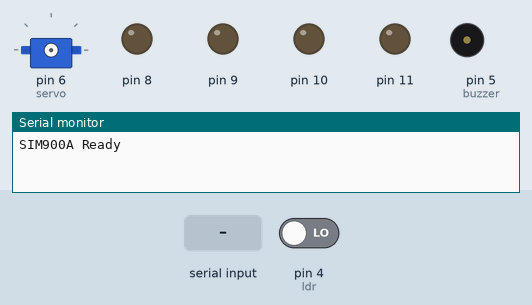
This sketch was run on a simulated Arduino Uno, built with avr-gcc and run on an emulated ATmega328P. On the bench: servo, output pins drawn as LEDs (lit = HIGH), buzzer (waves = sounding, pin HIGH), the last lines printed to the serial monitor. The inputs (shaded band) are chosen by the test bench; at power-on: pin 4 (ldr) LOW. The modem accepts every AT command (registered, SIM ready, sends succeed) and sends nothing else.

Above: at 0.01 s.
At 1.3 s:
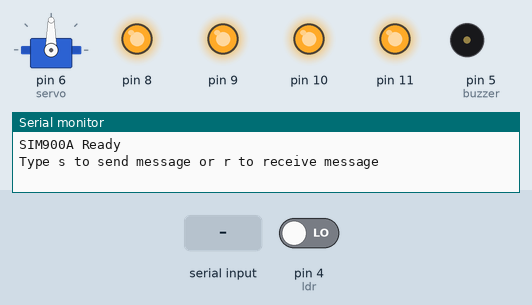
1.4 s: pin 4 (ldr) driven HIGH
At 2.0 s:
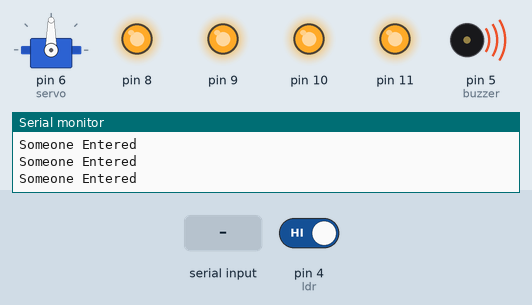
2.9 s: "s\n" received over Serial
5.4 s: byte 114 ('r') received over Serial
7.6 s: byte 100 ('d') received over Serial
9.1 s: "6395791526\n" received over the second serial link
12.1 s: "r\n" received over Serial
Timing chart, 0 to 15.1 s (numbered marks = the images above; inputs shaded):
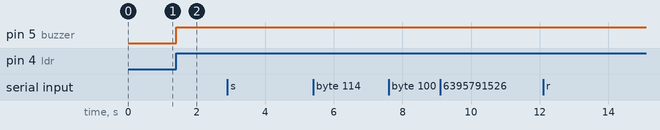

Measured:
- after the input at 1.4 s, pin 5 (buzzer): LOW → HIGH at once

The sketch:

smart_home.ino
```cpp
    #include <SoftwareSerial.h>
    #include<Servo.h>
    Servo servo;
    SoftwareSerial SIM900A(2,3);
    String data="";
    int i=0;
    char temp[50];
    int loc=0;
    int ldr=4;
    int buzzer=5;
    int smoke=A0;
    int pir=13;

    void setup()
    {
      SIM900A.begin(9600);   // Setting the baud rate of GSM Module
      Serial.begin(9600);    // Setting the baud rate of Serial Monitor (Arduino)
      Serial.println ("SIM900A Ready");
      delay(100);
      Serial.println ("Type s to send message or r to receive message");
      pinMode(8,OUTPUT);
      pinMode(9,OUTPUT);
      pinMode(10,OUTPUT);
      pinMode(11,OUTPUT);
      pinMode(ldr,INPUT);
      pinMode(smoke,INPUT);
      pinMode(buzzer,OUTPUT);
      digitalWrite(8,HIGH);
      digitalWrite(9,HIGH);
      digitalWrite(10,HIGH);
      digitalWrite(11,HIGH);
      pinMode(13,INPUT);

    servo.attach(6);

    }
    void loop()
    {
    char character;
      if (Serial.available()>0)
       switch(Serial.read())
      {
        case 's':
          SendMessage();
          break;
        case 'r':
          RecieveMessage();
          break;
        case 'd':
        Serial.println("Message:");
          Serial.print(data);
          break;
      }
     if (SIM900A.available()>0)
      {

        character=SIM900A.read();
       Serial.write(character);

       //msg[i]=SIM900A.read();

       i++;
       data +=character;
       /*if(msg==72e108l11110)
            Serial.println("Succesful");
            else
            Serial.println("Unsuccessful");*/
      }
      else
        {
          if(data=="")
          {
            }
            else
            {
      //   Serial.println("Received Message is :");
     //     Serial.print(data);
      i++;
      if(i>400)
        {
          compare();
          data="";
          i=0;
        }
        }
        }

    if(loc==1)
      {
             int smokeval=analogRead(smoke);
            // Serial.println(smokeval);

                  if(smokeval > 300)
                 {
                       digitalWrite(buzzer,HIGH);
                      // delay(700);
                      // digitalWrite(buzzer,LOW);
                      Serial.println("Fire!!!");
                       SIM900A.println("ATD+916395791526;");
                       delay(10000);
                       SIM900A.println("ATH");
                       digitalWrite(10,LOW);
                       //loc=0;

                }
                else
                 {
                    digitalWrite(buzzer,LOW);
                  }
                int ldrval=digitalRead(ldr);
        if(ldrval==HIGH)
       {
        digitalWrite(buzzer,HIGH);
       Serial.println("Someone Entered");
       }
        else
        digitalWrite(buzzer,LOW);

      int pirval=digitalRead(13);

        if(pirval==HIGH)
                {
                  Serial.println("Motion Detected");
                  digitalWrite(buzzer,HIGH);
                  SIM900A.println("ATD6395791526;");
                  delay(10000);
                  SIM900A.println("ATH");
                  }
                  else
                  {
                    digitalWrite(buzzer,LOW);
                    }
        }


int ldrval=digitalRead(ldr);
        if(ldrval==HIGH)
       {
        digitalWrite(buzzer,HIGH);
       Serial.println("Someone Entered");
       }
        else
        digitalWrite(buzzer,LOW);

   //delay(100);
    }
     void SendMessage()
    {
      Serial.println ("Sending Message");
      SIM900A.println("AT+CMGF=1");    //Sets the GSM Module in Text Mode
      delay(1000);
      Serial.println ("Set SMS Number");
      SIM900A.println("AT+CMGS=\"+916395791526\"\r"); //Mobile phone number to send message
      delay(1000);
      Serial.println ("Set SMS Content");
      SIM900A.println("Good morning, how are you doing?");// Messsage content
      delay(100);
      Serial.println ("Finish");
      SIM900A.println((char)26);// ASCII code of CTRL+Z
      delay(1000);
      Serial.println ("Message has been sent ->SMS Selesai dikirim");
    }
     void RecieveMessage()
    {
      Serial.println ("SIM900A Membaca SMS");
    //  delay (1000);
      SIM900A.println("AT+CNMI=2,2,0,0,0"); // AT Command to receive a live SMS
      //delay(1000);
      Serial.write ("Unread Message done");
     }
     void compare()
     {
          Serial.println("comparing string"+data);

      int len=data.length();
      Serial.println(len);
      data.trim();
      Serial.println("Message is : "+data+"\n");
      Serial.println("Number is : "+data.substring(10,20));
      if(data.endsWith("R1OFF") )
        {
          digitalWrite(8,HIGH);
          Serial.println("Lights OFF");
          return;
          }
         if(data.endsWith("R1ON"))
         {
          Serial.println("Lights ON");
          digitalWrite(8,LOW);
          return;
          }

         if(data.endsWith("R2OFF") )
        {
          digitalWrite(9,HIGH);
          Serial.println("Lights 2 OFF");
          return;
          }
         if(data.endsWith("R2ON"))
         {
          Serial.println("Lights 2 ON");
          digitalWrite(9,LOW);
          return;
          }


   if(data.endsWith("R3OFF") )
        {
          digitalWrite(10,HIGH);
          Serial.println("Lights 3 OFF");
          return;
          }
         if(data.endsWith("R3ON"))
         {
          Serial.println("Lights 3 ON");
          digitalWrite(10,LOW);
          return;
          }

   if(data.endsWith("R4OFF") )
        {
          digitalWrite(11,HIGH);
          Serial.println("Lights 4 OFF");
          return;
          }
         if(data.endsWith("R4ON"))
         {
          Serial.println("Lights 4 ON");
          digitalWrite(11,LOW);
          return;
          }

          if(data.substring(11,21)=="6395791526")
          {
            Serial.println("call receiving");
            SIM900A.println("ATA");
            }


               if(data.endsWith("ALLOFF") )
        {
          digitalWrite(8,HIGH);
          digitalWrite(9,HIGH);
          digitalWrite(10,HIGH);
          digitalWrite(11,HIGH);

          Serial.println("Lights OFF");
          return;
          }
         if(data.endsWith("ALLON"))
         {
          Serial.println("Lights ON");
          digitalWrite(8,LOW);
          digitalWrite(9,LOW);
          digitalWrite(10,LOW);
          digitalWrite(11,LOW);

          return;
          }
          if(data.endsWith("OUT"))
            {
              Serial.println("MOVING OUT");
              loc=1;
              delay(2000);
              servo.write(25);

              return;
              }
          if(data.endsWith("IN"))
            {
              Serial.println("Moving IN");
              loc=0;
              servo.write(90);

              return;
              }
      }


  /*    void calultra()
      {
        digitalWrite(trigPin, LOW);
  delayMicroseconds(5);
  digitalWrite(trigPin, HIGH);
  delayMicroseconds(10);
  digitalWrite(trigPin, LOW);

  // Read the signal from the sensor: a HIGH pulse whose
  // duration is the time (in microseconds) from the sending
  // of the ping to the reception of its echo off of an object.
  pinMode(echoPin, INPUT);
  duration = pulseIn(echoPin, HIGH);

  // Convert the time into a distance
  cm = (duration/2) / 29.1;     // Divide by 29.1 or multiply by 0.0343


 Serial.print(cm);
 Serial.print("cm");
 Serial.println();

  pinMode(8,OUTPUT);
  if(cm<25)
          {
            digitalWrite(8,HIGH);
            Serial.println("Lights ON");
             SIM900A.println("ATD+916395791526;");
             delay(1000);
             loc=0;
            }
      delay(250);
        }*/
```
